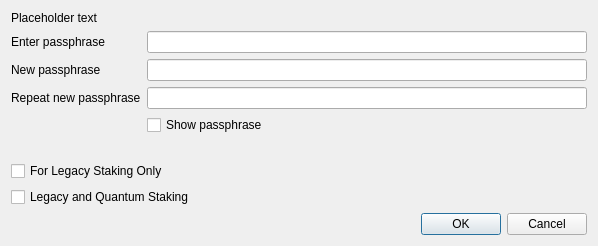
<?xml version="1.0" encoding="UTF-8"?>
<ui version="4.0">
 <class>AskPassphraseDialog</class>
 <widget class="QDialog" name="AskPassphraseDialog">
  <property name="geometry">
   <rect>
    <x>0</x>
    <y>0</y>
    <width>598</width>
    <height>222</height>
   </rect>
  </property>
  <property name="sizePolicy">
   <sizepolicy hsizetype="Preferred" vsizetype="Minimum">
    <horstretch>0</horstretch>
    <verstretch>0</verstretch>
   </sizepolicy>
  </property>
  <property name="minimumSize">
   <size>
    <width>550</width>
    <height>0</height>
   </size>
  </property>
  <property name="windowTitle">
   <string>Passphrase Dialog</string>
  </property>
  <layout class="QVBoxLayout" name="verticalLayout">
   <property name="sizeConstraint">
    <enum>QLayout::SetMinimumSize</enum>
   </property>
   <item>
    <widget class="QLabel" name="warningLabel">
     <property name="text">
      <string notr="true">Placeholder text</string>
     </property>
     <property name="textFormat">
      <enum>Qt::RichText</enum>
     </property>
     <property name="wordWrap">
      <bool>true</bool>
     </property>
    </widget>
   </item>
   <item>
    <layout class="QFormLayout" name="formLayout">
     <property name="sizeConstraint">
      <enum>QLayout::SetMinimumSize</enum>
     </property>
     <property name="fieldGrowthPolicy">
      <enum>QFormLayout::AllNonFixedFieldsGrow</enum>
     </property>
     <item row="0" column="0">
      <widget class="QLabel" name="passLabel1">
       <property name="text">
        <string>Enter passphrase</string>
       </property>
      </widget>
     </item>
     <item row="0" column="1">
      <widget class="QLineEdit" name="passEdit1">
       <property name="echoMode">
        <enum>QLineEdit::Password</enum>
       </property>
      </widget>
     </item>
     <item row="1" column="0">
      <widget class="QLabel" name="passLabel2">
       <property name="text">
        <string>New passphrase</string>
       </property>
      </widget>
     </item>
     <item row="1" column="1">
      <widget class="QLineEdit" name="passEdit2">
       <property name="echoMode">
        <enum>QLineEdit::Password</enum>
       </property>
      </widget>
     </item>
     <item row="2" column="0">
      <widget class="QLabel" name="passLabel3">
       <property name="text">
        <string>Repeat new passphrase</string>
       </property>
      </widget>
     </item>
     <item row="2" column="1">
      <widget class="QLineEdit" name="passEdit3">
       <property name="echoMode">
        <enum>QLineEdit::Password</enum>
       </property>
      </widget>
     </item>
     <item row="3" column="1">
      <widget class="QCheckBox" name="toggleShowPasswordButton">
       <property name="text">
        <string>Show passphrase</string>
       </property>
      </widget>
     </item>
     <item row="4" column="0" colspan="2">
      <widget class="QLabel" name="capsLabel">
       <property name="font">
        <font>
         <weight>75</weight>
         <bold>true</bold>
        </font>
       </property>
       <property name="text">
        <string/>
       </property>
       <property name="alignment">
        <set>Qt::AlignCenter</set>
       </property>
      </widget>
     </item>
     <item row="5" column="0" colspan="2">
      <widget class="QCheckBox" name="stakingCheckBox">
       <property name="toolTip">
        <string>Unlock only enough to mint legacy proof-of-stake blocks. The wallet cannot send coins or sign quantum, Gold Rush, migration, or cold-staking transactions in this mode.</string>
       </property>
       <property name="text">
        <string>For Legacy Staking Only</string>
       </property>
      </widget>
     </item>
     <item row="6" column="0" colspan="2">
      <widget class="QCheckBox" name="quantumStakingCheckBox">
       <property name="toolTip">
        <string>Full unlock permits legacy staking, creating wallet-backed quantum keys, and signing Gold Rush, migration, quantum-spend, and cold-staking transactions. Viewing balances and receiving funds do not require an unlock.</string>
       </property>
       <property name="text">
        <string>Legacy and Quantum Staking</string>
       </property>
      </widget>
     </item>
    </layout>
   </item>
   <item>
    <widget class="QDialogButtonBox" name="buttonBox">
     <property name="orientation">
      <enum>Qt::Horizontal</enum>
     </property>
     <property name="standardButtons">
      <set>QDialogButtonBox::Cancel|QDialogButtonBox::Ok</set>
     </property>
    </widget>
   </item>
  </layout>
 </widget>
 <resources/>
 <connections>
  <connection>
   <sender>buttonBox</sender>
   <signal>accepted()</signal>
   <receiver>AskPassphraseDialog</receiver>
   <slot>accept()</slot>
   <hints>
    <hint type="sourcelabel">
     <x>20</x>
     <y>20</y>
    </hint>
    <hint type="destinationlabel">
     <x>20</x>
     <y>20</y>
    </hint>
   </hints>
  </connection>
  <connection>
   <sender>buttonBox</sender>
   <signal>rejected()</signal>
   <receiver>AskPassphraseDialog</receiver>
   <slot>reject()</slot>
   <hints>
    <hint type="sourcelabel">
     <x>20</x>
     <y>20</y>
    </hint>
    <hint type="destinationlabel">
     <x>20</x>
     <y>20</y>
    </hint>
   </hints>
  </connection>
 </connections>
</ui>
